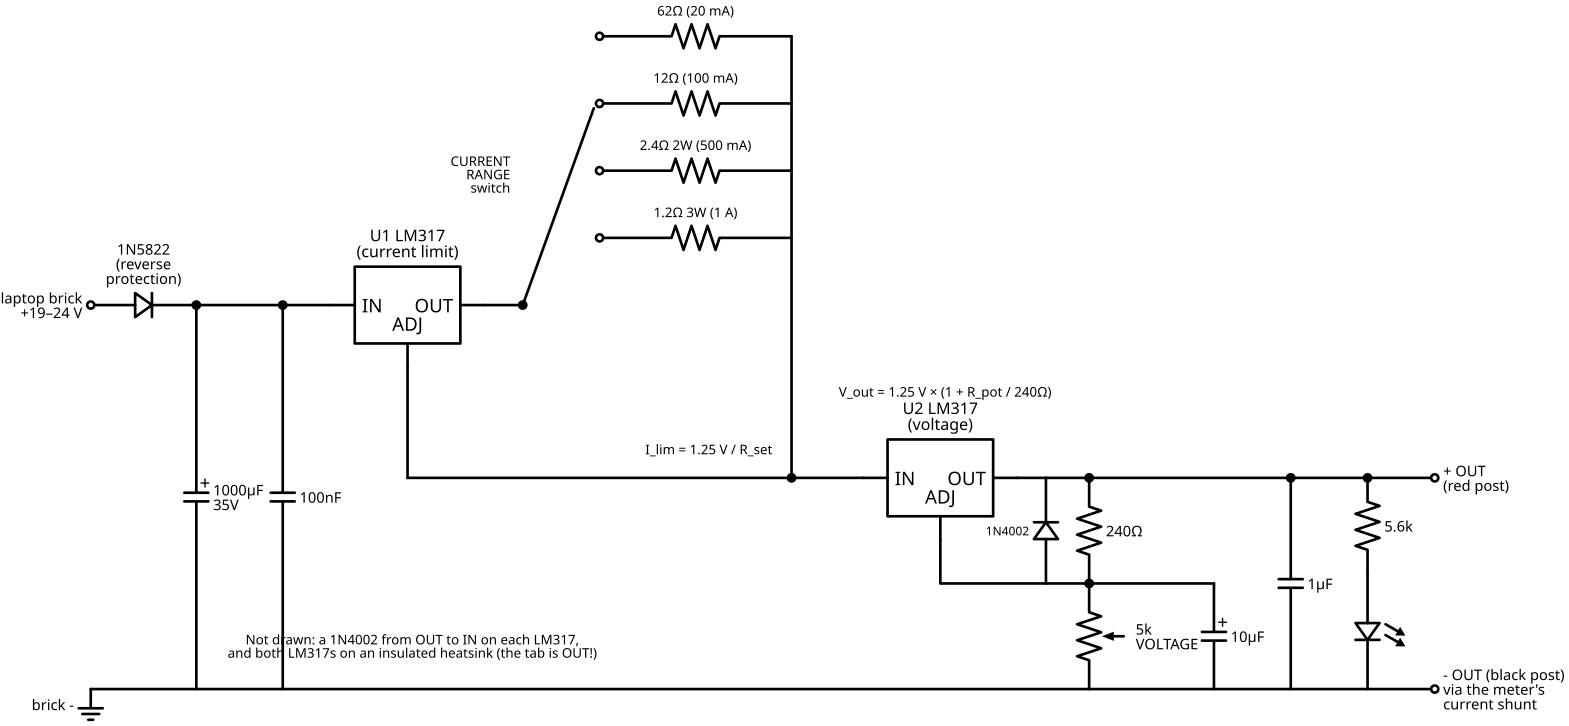

The Python source for this figure:
"""LM317 CC/CV bench supply (Unit 7). Run: python bench_supply.py -> bench_supply.svg"""
import schemdraw
import schemdraw.elements as elm


def lm317(label):
    return elm.Ic(pins=[elm.IcPin(name="IN", side="left"),
                        elm.IcPin(name="OUT", side="right"),
                        elm.IcPin(name="ADJ", side="bottom")],
                  size=(2.2, 1.6), pinspacing=1.0, edgepadW=0.5).label(label, loc="top", fontsize=12)


with schemdraw.Drawing(file="bench_supply.svg", show=False) as d:
    d.config(fontsize=11, unit=2.0)
    BOT = -8.0
    Y = 0.0  # main power line height

    # ---- input ----
    elm.Dot(open=True).at((-4, Y)).label("laptop brick\n+19–24 V", loc="left")
    elm.Diode().right().length(2.2).label("1N5822\n(reverse\nprotection)", loc="top")
    vin = elm.Dot()
    elm.Capacitor(polar=True).at(vin.center).down().toy(BOT).label("1000µF\n35V", loc="bottom")
    elm.Line().at(vin.center).right().length(1.8)
    c100 = elm.Dot()
    elm.Capacitor().at(c100.center).down().toy(BOT).label("100nF", loc="bottom")
    elm.Line().at(c100.center).right().length(1.0)
    u1 = lm317("U1  LM317\n(current limit)").right().anchor("IN")

    # ---- CC stage: a 4-position switch picks R_set between U1 OUT and U1 ADJ ----
    elm.Line().at(u1.OUT).right().length(0.8)
    pole = elm.Dot()
    tx = pole.center[0] + 1.6
    rset = ["1.2Ω 3W  (1 A)", "2.4Ω 2W  (500 mA)", "12Ω  (100 mA)", "62Ω  (20 mA)"]
    bus_x = tx + 4.0
    for i, text in enumerate(rset):
        ty = Y + 1.4 * (i + 1)
        elm.Dot(open=True).at((tx, ty))
        elm.Resistor().at((tx, ty)).right().tox(bus_x).label(text, loc="top", fontsize=10)
    elm.Line().at(pole.center).to((tx - 0.12, Y + 1.4 * 3 - 0.1))  # switch blade, set to 100 mA
    elm.Label().at((pole.center[0] - 0.2, Y + 2.6)).label("CURRENT\nRANGE\nswitch", halign="right", fontsize=10)
    elm.Line().at((bus_x, Y + 1.4 * 4)).down().toy(-3.6)
    elm.Line().left().tox(u1.ADJ[0])
    elm.Line().up().to(u1.ADJ)
    cc = elm.Dot().at((bus_x, -3.6))
    elm.Label().at((bus_x - 0.3, -3.1)).label("I_lim = 1.25 V / R_set", halign="right", fontsize=10)

    # ---- CV stage ----
    elm.Line().at(cc.center).right().length(1.5)
    u2 = lm317("U2  LM317\n(voltage)").right().anchor("IN")
    elm.Line().at(u2.OUT).right().length(1.5)
    vo = elm.Dot()
    elm.Resistor().at(vo.center).down().length(2.2).label("240Ω", loc="bottom")
    adj = elm.Dot()
    elm.Wire("-|").at(adj.center).to(u2.ADJ)
    elm.Potentiometer().at(adj.center).down().toy(BOT).label("5k\nVOLTAGE", loc="bottom")
    elm.Line().at(adj.center).right().length(2.6)
    elm.Capacitor(polar=True).down().toy(BOT).label("10µF", loc="bottom")
    # protection diodes
    elm.Diode().at((adj.center[0] - 0.9, adj.center[1])).up().toy(vo.center[1]).label("1N4002", loc="top", fontsize=9)

    # output
    elm.Line().at(vo.center).right().length(4.2)
    out = elm.Dot()
    elm.Capacitor().at(out.center).down().toy(BOT).label("1µF", loc="bottom")
    elm.Line().at(out.center).right().length(1.6)
    led = elm.Dot()
    elm.Resistor().at(led.center).down().length(2.0).label("5.6k", loc="bottom")
    elm.LED().down().toy(BOT)
    elm.Line().at(led.center).right().length(1.4)
    elm.Dot(open=True).label("+ OUT\n(red post)", loc="right")

    # ground rail + note
    elm.Line().at((-4, BOT)).right().tox(led.center[0] + 1.4)
    elm.Dot(open=True).label("- OUT (black post)\nvia the meter's\ncurrent shunt", loc="right")
    elm.Ground().at((-4, BOT)).label("brick -", loc="left")
    elm.Label().at((u2.center[0], -1.9)).label("V_out = 1.25 V × (1 + R_pot / 240Ω)", fontsize=10)
    elm.Label().at((u1.center[0], BOT + 0.8)).label("Not drawn: a 1N4002 from OUT to IN on each LM317,\nand both LM317s on an insulated heatsink (the tab is OUT!)", fontsize=10)
